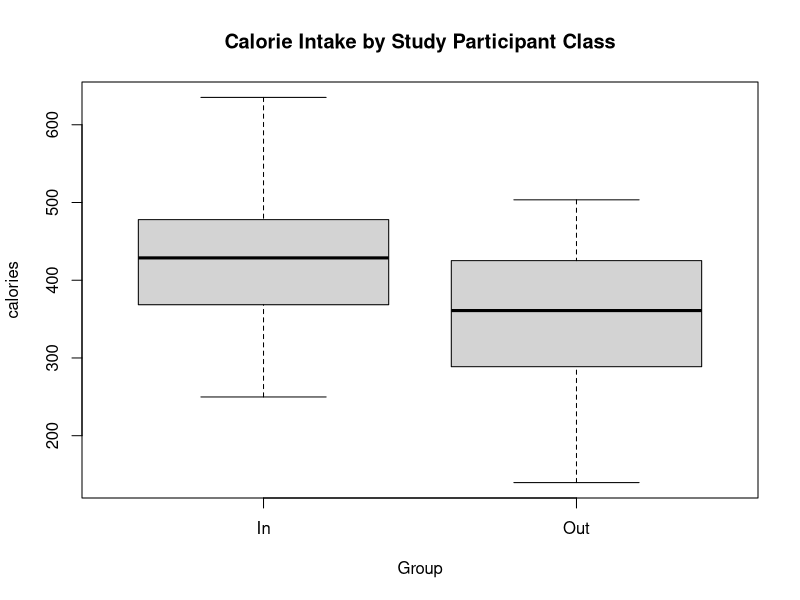
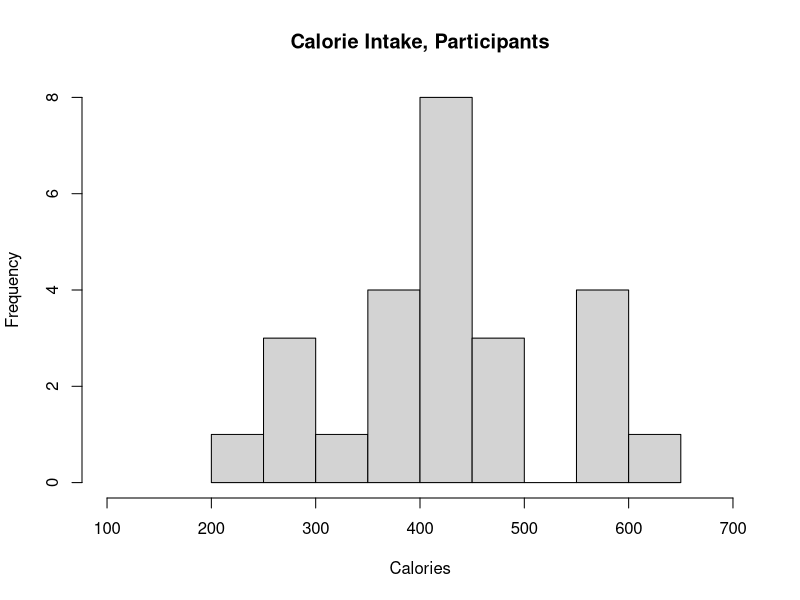
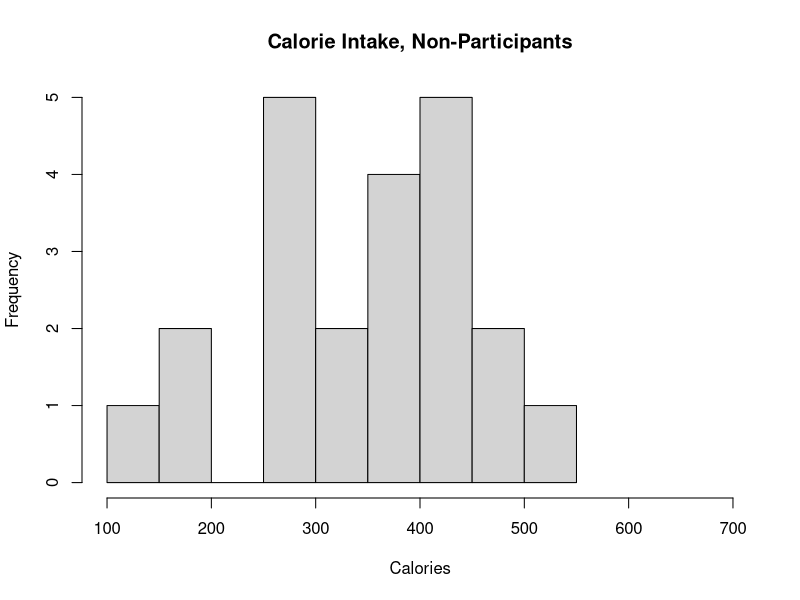

Here is the R script that generated these plots, in order:
# CS555 Data Analysis and Visualization
# Homework2.R
# Jefferson Parker, japarker@bu.edu
# 20180713

# Load the calorie intake data.
inputDir <- "C:/Users/jparker/Code/Input";
setwd(inputDir);
inCalories <- read.table(file = "CalorieIntakeForparticipants.txt", header = TRUE);
outCalories <- read.table(file = "CalorieIntakeForNon-participants.txt", header = TRUE);

# Add some labeling and annotation.
colnames(inCalories) <- "calories";
inCalories$Group <- rep("In", length(inCalories$calories));
colnames(outCalories) <- "calories";
outCalories$Group <- rep("Out", length(outCalories$calories));
calData <- rbind(inCalories, outCalories);

# 1. Summarize the data by participation status.
#   Use an appropriately labeled table and visualization.
#   Describe the distribution shape and comment on similarities.

summary(inCalories);
summary(outCalories);
boxplot(calories ~ Group, data = calData, main = "Calorie Intake by Study Participant Class");
hist(inCalories$calories, xlim = c(100,700), main = "Calorie Intake, Participants", xlab = "Calories");
hist(outCalories$calories, xlim = c(100,700), main = "Calorie Intake, Non-Participants", xlab = "Calories");

# 2. For participants, test if the mean is different (two sided) from 425 with alpha = 0.05.
#   Use the t-test because n < 30 and we do not know population standard deviation.
qt(0.05, length(inCalories$calories) -1, lower.tail = FALSE);
t.test(inCalories$calories, mu = 425, alternative = 'two.sided', conf.level = 0.05);

# 3. Calculate and interpret the 90% confidence interval for participants.
#   The confidence interval is independent of the test value, so we don't need to compare to any mean.
#   90% confidence level requires alpha = 0.1.
#   OR If calculating manually to make sure the t.test with mu = 0, use P = 0.45 (half the area).
t.test(inCalories$calories, alternative = 'two.sided', conf.level = 0.1);

xbar <- mean(inCalories$calories);
se.xbar <- sd(inCalories$calories)/sqrt(length(inCalories$calories));
t.crit <- qt(0.45, length(inCalories$calories)-1);

ci.upper <- xbar + (t.crit*se.xbar);
ci.lower <- xbar - (t.crit*se.xbar);

ci.lower;
ci.upper;

# 4. Test whether participants consumed MORE than non-participants at alpha = 0.05.
t.test(x = inCalories$calories, y = outCalories$calories, alternative = 'greater', conf.level = 0.05);

# 5. Test the data for the presence of outliers.
find.outliers <- function(x){
  fiveNum <- fivenum(x);
  firstQuartile <- fiveNum[2];
  thirdQuartile <- fiveNum[4];
  iqrVal <- fiveNum[4] - fiveNum[2];
  
  upperBound <- thirdQuartile + (1.5 * iqrVal);
  lowerBound <- firstQuartile - (1.5 * iqrVal);
  return(sort(x[x <= lowerBound | x >= upperBound]));
}

find.outliers(outCalories$calories);
find.outliers(inCalories$calories);
